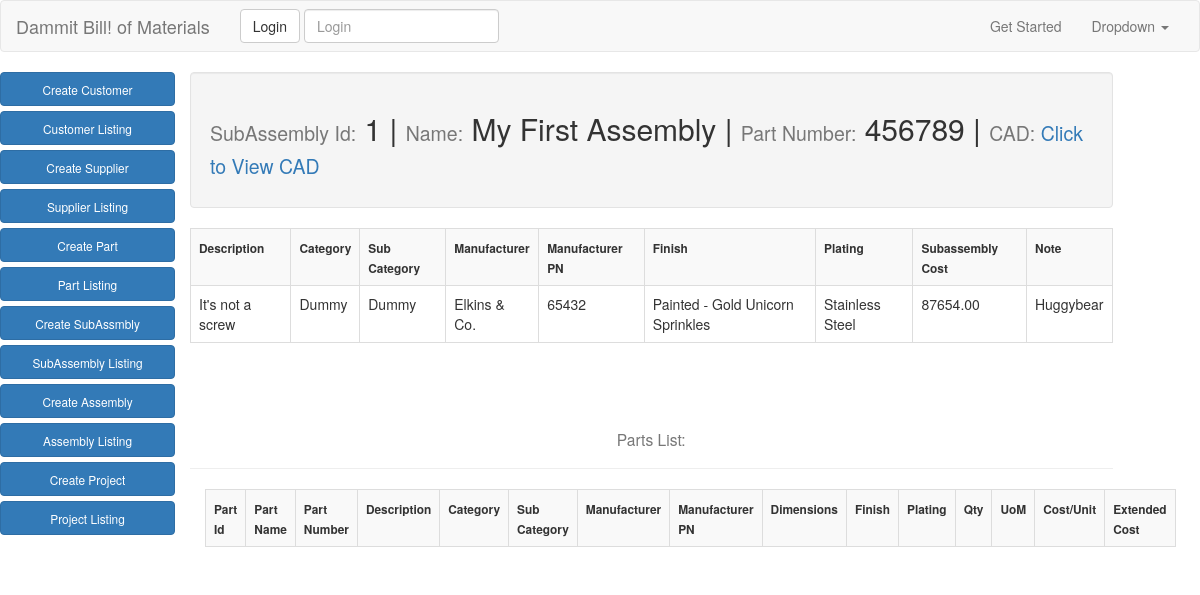
The page /assembly_list/1/ on the database as committed earlier.
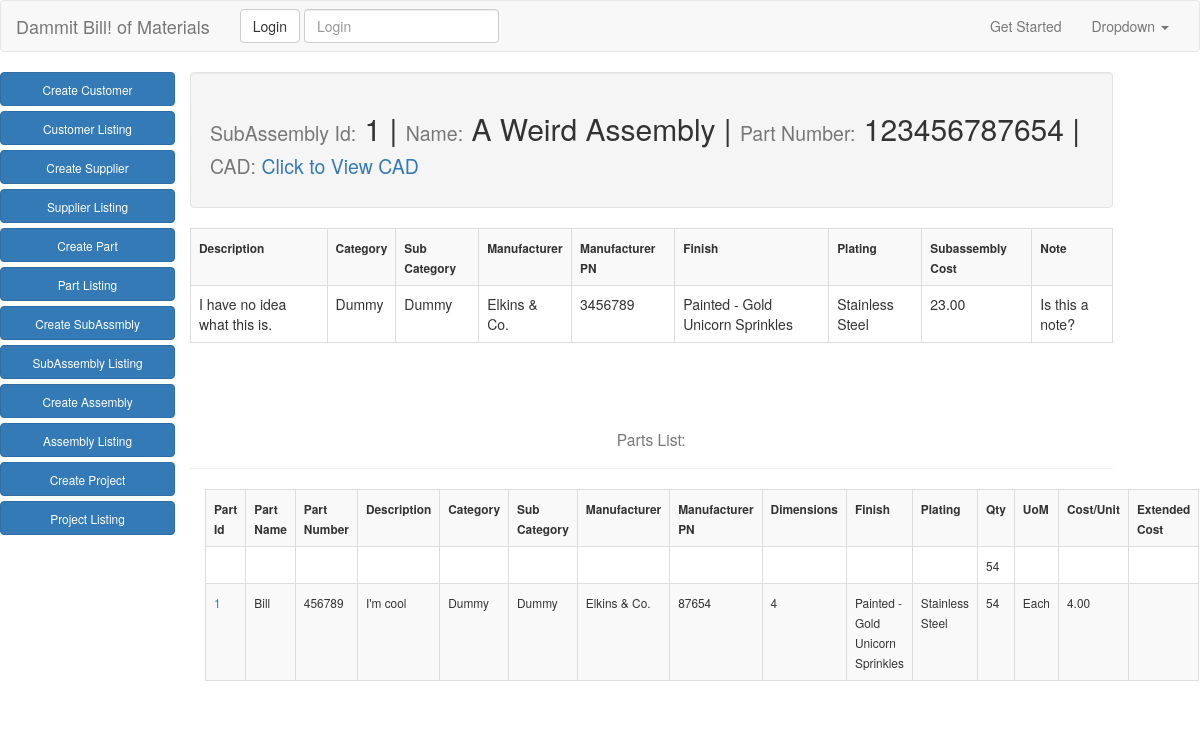
The same page on the database as committed later.
### app/models.py (models this page shows, shortened)
class Assembly(models.Model):
    assembly_name = models.CharField(max_length=50)
    assembly_part_number = models.CharField(max_length=50)
    description = models.CharField(max_length=50, null=True, blank=True)
    category = models.ForeignKey(Category, null=True, blank=True)
    sub_category = models.ForeignKey(SubCategory, null=True, blank=True)
    supplier = models.ForeignKey('app.Supplier', null=True, blank=True)
    supplier_pn = models.CharField(max_length=50, null=True, blank=True)
    finish = models.ForeignKey('app.FinishTable', null=True, blank=True)
    plating = models.ForeignKey('app.PlatingTable', null=True, blank=True)
    assembly_cost = models.DecimalField(max_digits=10, decimal_places=2, null=True, blank=True)
    notes = models.TextField(null=True, blank=True)
    cad_file = models.FileField(upload_to="cad_files", null=True, blank=True)

class Category(models.Model):
    category = models.CharField(max_length=30)
    def __str__(self):
        return self.category

class SubCategory(models.Model):
    category = models.ForeignKey(Category)
    subcategory = models.CharField(max_length=30)
    def __str__(self):
        return self.subcategory

class Supplier(models.Model):
    name = models.CharField(max_length=50)
    contact = models.CharField(max_length=25, null=True, blank=True)
    phone = models.IntegerField(null=True, blank=True)
    email = models.EmailField(null=True, blank=True)
    website = models.URLField(null=True, blank=True)
    def __str__(self):
        return self.name

class FinishTable(models.Model):
    finish = models.CharField(max_length=50)
    description = models.TextField(null=True, blank=True)
    source = models.ForeignKey(Supplier, null=True, blank=True)
    def __str__(self):
        return self.finish

class PlatingTable(models.Model):
    plating = models.CharField(max_length=50)
    description = models.TextField(null=True, blank=True)
    source = models.ForeignKey(Supplier, null=True, blank=True)
    def __str__(self):
        return self.plating

class AssemblyQuantity(models.Model):
    part = models.ForeignKey(Part, null=True, blank=True)
    subassembly = models.ForeignKey('app.SubAssembly', null=True, blank=True)
    quantity = models.IntegerField()
    assembly = models.ForeignKey('app.Assembly', null=True, blank=True)

class Part(models.Model):
    part_name = models.CharField(max_length=50)
    part_number = models.CharField(max_length=50)
    description = models.CharField(max_length=50)
    category = models.ForeignKey(Category)
    sub_category = models.ForeignKey(SubCategory)
    manufacturer = models.ForeignKey('app.Supplier', null=True, blank=True)
    manufacturer_pn = models.CharField(max_length=50, null=True, blank=True)
    dimensions = models.CharField(max_length=50)
    finish = models.ForeignKey('app.FinishTable', null=True, blank=True)
    plating = models.ForeignKey('app.PlatingTable', null=True, blank=True)
    uom = models.CharField(max_length=15)
    unit_cost = models.DecimalField(max_digits=10, decimal_places=2)
    part_url = models.URLField(null=True, blank=True)
    notes = models.TextField(null=True, blank=True)
    cad_file = models.FileField(upload_to="cad_files", null=True, blank=True)
    image = models.ImageField(upload_to="image_files", null=True, blank=True, verbose_name="Part Image")

### app/views.py (the view)
# urls.py: url(r'^assembly_list/(?P<pk>\d+)/$', AssemblyDetailView.as_view(), name="assembly_detail_view"),
class AssemblyDetailView(DetailView):
    model = Assembly
    def get_queryset(self, **kwargs):
        pk = self.kwargs.get('pk', None)
        return Assembly.objects.filter(pk=pk)

### templates/app/assembly_detail.html (shortened to what the changed rows need)
{% extends "base.html" %}
{% block content %}
<div class="row">
  <div class="col-md-9">
    <div class="row">
      <div class="col-md-12 well">
        <h2><small>SubAssembly Id:</small> {{object.id}}  |  <small>Name:</small> {{object.assembly_name}}  |  <small>Part Number:</small> {{object.assembly_part_number}}  |  <small>CAD: <a href="{{object.cad_file.url}}">Click to View CAD</a></small></h2>
      </div>
        <table class="table table-striped table-bordered table-hover">
          <tr>
            <th><small>Description</small></th>
            <th><small>Category</small></th>
            <th><small>Sub Category</small></th>
            <th><small>Manufacturer</small></th>
            <th><small>Manufacturer PN</small></th>
            <th><small>Finish</small></th>
            <th><small>Plating</small></th>
            <th><small>Subassembly Cost</small></th>
            <th><small>Note</small></th>
          </tr>
          <tr>
            <td>{{object.description}}</td>
            <td>{{object.category}}</td>
            <td>{{object.sub_category}}</td>
            <td>{{object.supplier}}</td>
            <td>{{object.supplier_pn}}</td>
            <td>{{object.finish}}</td>
            <td>{{object.plating}}</td>
            <td>{{object.assembly_cost}}</td>
            <td>{{object.notes}}</td>
          </tr>
        </table>
      </div>
      <table class="table table-striped table-bordered table-hover">
          <tr>
            <th><small>Part Id</small></th>
            <th><small>Part Name</small></th>
            <th><small>Part Number</small></th>
            <th><small>Description</small></th>
            <th><small>Category</small></th>
            <th><small>Sub Category</small></th>
            <th><small>Manufacturer</small></th>
            <th><small>Manufacturer PN</small></th>
            <th><small>Dimensions</small></th>
            <th><small>Finish</small></th>
            <th><small>Plating</small></th>
            <th><small>Qty</small></th>
            <th><small>UoM</small></th>
            <th><small>Cost/Unit</small></th>
            <th><small>Extended Cost</small></th>
          </tr>
          {% for part in object.assemblyquantity_set.all %}
            <tr>
            <td><a href="{% url 'part_detail_view' part.id %}"><small>{{part.part.pk}}</small></a></td>
            <td><small>{{part.part.part_name}}</small></td>
            <td><small>{{part.part.part_number}}</small></td>
            <td><small>{{part.part.description}}</small></td>
            <td><small>{{part.part.category}}</small></td>
            <td><small>{{part.part.sub_category}}</small></td>
            <td><small>{{part.part.manufacturer}}</small></td>
            <td><small>{{part.part.manufacturer_pn}}</small></td>
            <td><small>{{part.part.dimensions}}</small></td>
            <td><small>{{part.part.finish}}</small></td>
            <td><small>{{part.part.plating}}</small></td>
            <td><small>{{part.quantity}}</small></td>
            <td><small>{{part.part.uom}}</small></td>
            <td><small>{{part.part.unit_cost}}</small></td>
            <td><small></small></td>
            </tr>
            {% endfor %}
        </table>
</div>
{% endblock %}

Rows that differ between the two databases and show on the page:
changed Assembly "Dummy": assembly_name "My First Assembly" → "A Weird Assembly"; assembly_part_number "456789" → "123456787654"; description "It's not a screw" → "I have no idea what this is."; supplier_pn "65432" → "3456789"; assembly_cost "87654.00" → "23.00"; notes "Huggybear" → "Is this a note?"
now on this page (row edited): AssemblyQuantity: quantity "54"
now on this page (row edited): AssemblyQuantity: part.pk "1", part.part_name "Bill", part.part_number "456789", part.description "I'm cool", part.category "Dummy", part.sub_category "Dummy", part.manufacturer "Elkins & Co.", part.manufacturer_pn "87654", part.dimensions "4", part.finish "Painted - Gold Unicorn Sprinkles", part.plating "Stainless Steel", quantity "54", part.uom "Each", part.unit_cost "4.00"
